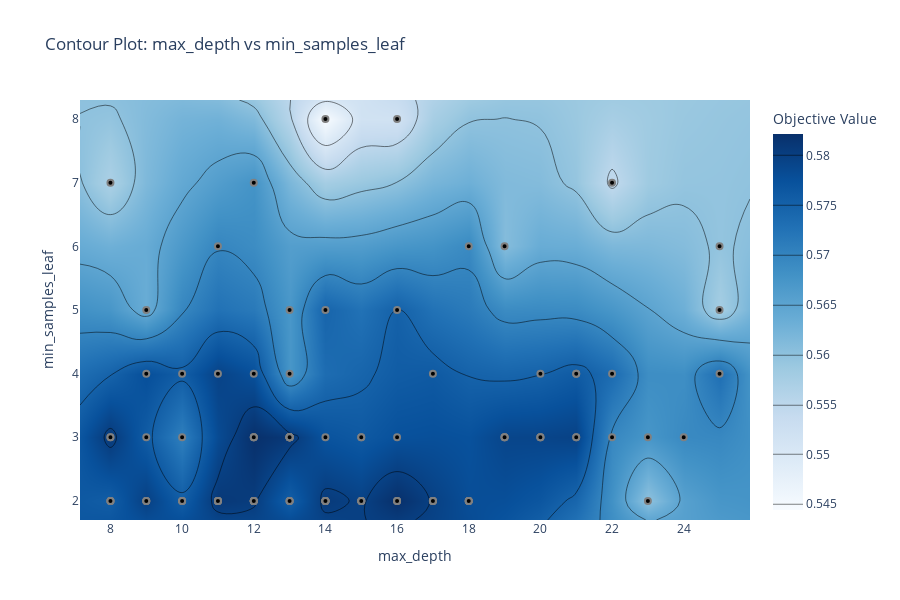

Source (notebook cell):
### Markdown cell above
---
## 9. 視覺化 3：超參數關係等高線圖

繪製兩個最重要超參數之間的性能等高線，揭示超參數交互作用。

### Code cell
# 等高線圖：max_depth vs min_samples_leaf
fig = plot_contour(study, params=['max_depth', 'min_samples_leaf'])
fig.update_layout(
    title="Contour Plot: max_depth vs min_samples_leaf",
    width=900,
    height=600
)
fig.show()

# 儲存圖片
fig.write_image(FIG_DIR / 'optuna_contour.png', width=900, height=600)
print(f"✓ 圖片已儲存: {FIG_DIR / 'optuna_contour.png'}")

### Figure 1 — Plotly figure (JSON) as saved in the notebook; plotly's stock layout.template omitted (floating-point values rounded to 4 significant figures; data arrays with more than 128 entries replaced by an {"elided": "..."} marker saying what was removed)
{"data": [{"colorbar": {"title": {"text": "Objective Value"}}, "colorscale": [[0, "rgb(247,251,255)"], [0.125, "rgb(222,235,247)"], [0.25, "rgb(198,219,239)"], [0.375, "rgb(158,202,225)"], [0.5, "rgb(107,174,214)"], [0.625, "rgb(66,146,198)"], [0.75, "rgb(33,113,181)"], [0.875, "rgb(8,81,156)"], [1, "rgb(8,48,107)"]], "connectgaps": true, "contours": {"coloring": "heatmap"}, "hoverinfo": "none", "line": {"smoothing": 1.3}, "reversescale": false, "type": "contour", "x": [7.15, 8, 9, 10, 11, 12, 13, 14, 15, 16, 17, 18, 19, 20, 21, 22, 23, 24, 25, 25.85], "y": [1.7, 2, 3, 4, 5, 6, 7, 8, 8.3], "z": {"elided": "9x20 float values"}}, {"marker": {"color": "black", "line": {"color": "Gray", "width": 2}}, "mode": "markers", "name": "Feasible Trial", "showlegend": false, "type": "scatter", "x": [25, 8, 13, 18, 9, 13, 24, 13, 22, 13, 18, 18, 19, 21, 21, 21, 22, 20, 16, 23, 25, 20, 20, 21, 15, 23, 16, 20, 22, 25, 19, 19, 19, 17, 15, 11, 10, 11, 8, 14, 11, 17, 12, 12, 14, 12, 10, 14, 14, 15, 17, 12, 15, 9, 9, 11, 13, 13, 9, 10, 9, 13, 12, 13, 11, 8, 10, 8, 8, 9, 16, 13, 14, 12, 11, 13, 18, 10, 8, 17, 14, 14, 16, 16, 15, 14, 12, 15, 17, 18, 16, 13, 14, 13, 11, 12, 12, 12, 12, 13], "y": [6, 7, 2, 6, 5, 5, 3, 2, 7, 4, 2, 2, 3, 3, 4, 3, 4, 3, 8, 3, 4, 3, 3, 4, 3, 2, 5, 4, 3, 5, 6, 3, 3, 2, 2, 2, 2, 2, 2, 2, 2, 2, 2, 2, 2, 2, 2, 2, 8, 2, 2, 7, 3, 2, 2, 2, 3, 3, 3, 2, 4, 3, 3, 2, 6, 3, 4, 3, 2, 2, 3, 3, 3, 2, 4, 3, 2, 3, 2, 4, 2, 2, 2, 2, 2, 2, 2, 2, 2, 2, 2, 3, 5, 3, 2, 2, 3, 3, 4, 3]}, {"marker": {"color": "#cccccc", "line": {"color": "Gray", "width": 2}}, "mode": "markers", "name": "Infeasible Trial", "showlegend": false, "type": "scatter", "x": [], "y": []}], "layout": {"height": 600, "title": {"text": "Contour Plot: max_depth vs min_samples_leaf"}, "width": 900, "xaxis": {"range": [7.15, 25.85], "title": {"text": "max_depth"}}, "yaxis": {"range": [1.7, 8.3], "title": {"text": "min_samples_leaf"}}}}
